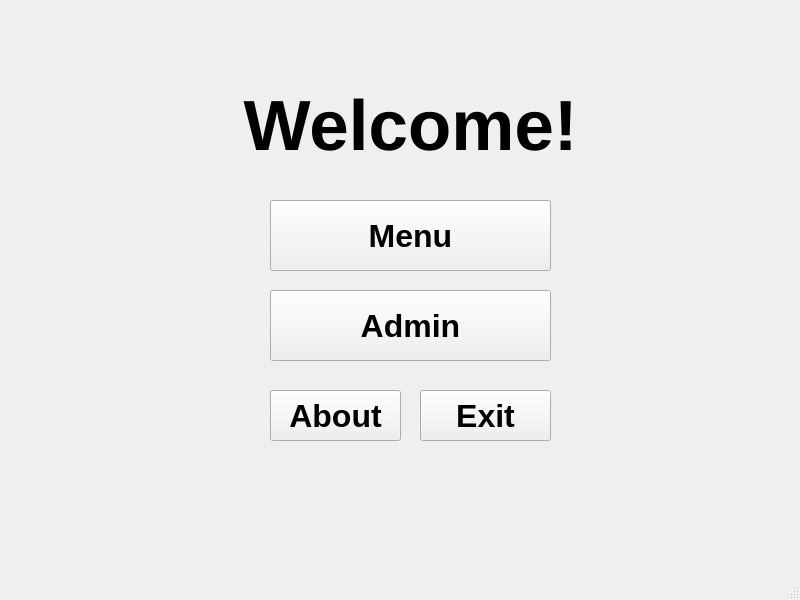
<?xml version="1.0" encoding="UTF-8"?>
<ui version="4.0">
 <class>MainWindow</class>
 <widget class="QMainWindow" name="MainWindow">
  <property name="geometry">
   <rect>
    <x>0</x>
    <y>0</y>
    <width>800</width>
    <height>600</height>
   </rect>
  </property>
  <property name="windowTitle">
   <string>MainWindow</string>
  </property>
  <widget class="QWidget" name="centralwidget">
   <widget class="QLabel" name="label">
    <property name="geometry">
     <rect>
      <x>70</x>
      <y>90</y>
      <width>681</width>
      <height>71</height>
     </rect>
    </property>
    <property name="font">
     <font>
      <pointsize>53</pointsize>
      <bold>true</bold>
     </font>
    </property>
    <property name="text">
     <string>Welcome!</string>
    </property>
    <property name="alignment">
     <set>Qt::AlignCenter</set>
    </property>
   </widget>
   <widget class="QPushButton" name="adminButton">
    <property name="geometry">
     <rect>
      <x>270</x>
      <y>290</y>
      <width>281</width>
      <height>71</height>
     </rect>
    </property>
    <property name="font">
     <font>
      <pointsize>24</pointsize>
      <bold>true</bold>
     </font>
    </property>
    <property name="cursor">
     <cursorShape>PointingHandCursor</cursorShape>
    </property>
    <property name="text">
     <string>Admin</string>
    </property>
   </widget>
   <widget class="QPushButton" name="exitButton">
    <property name="geometry">
     <rect>
      <x>420</x>
      <y>390</y>
      <width>131</width>
      <height>51</height>
     </rect>
    </property>
    <property name="font">
     <font>
      <pointsize>24</pointsize>
      <bold>true</bold>
     </font>
    </property>
    <property name="cursor">
     <cursorShape>PointingHandCursor</cursorShape>
    </property>
    <property name="text">
     <string>Exit</string>
    </property>
   </widget>
   <widget class="QPushButton" name="menuButton">
    <property name="geometry">
     <rect>
      <x>270</x>
      <y>200</y>
      <width>281</width>
      <height>71</height>
     </rect>
    </property>
    <property name="font">
     <font>
      <pointsize>24</pointsize>
      <bold>true</bold>
     </font>
    </property>
    <property name="cursor">
     <cursorShape>PointingHandCursor</cursorShape>
    </property>
    <property name="text">
     <string>Menu</string>
    </property>
   </widget>
   <widget class="QPushButton" name="aboutButton">
    <property name="geometry">
     <rect>
      <x>270</x>
      <y>390</y>
      <width>131</width>
      <height>51</height>
     </rect>
    </property>
    <property name="font">
     <font>
      <pointsize>24</pointsize>
      <bold>true</bold>
     </font>
    </property>
    <property name="cursor">
     <cursorShape>PointingHandCursor</cursorShape>
    </property>
    <property name="text">
     <string>About</string>
    </property>
   </widget>
  </widget>
  <widget class="QMenuBar" name="menubar">
   <property name="geometry">
    <rect>
     <x>0</x>
     <y>0</y>
     <width>800</width>
     <height>22</height>
    </rect>
   </property>
  </widget>
  <widget class="QStatusBar" name="statusbar"/>
 </widget>
 <resources/>
 <connections/>
</ui>
